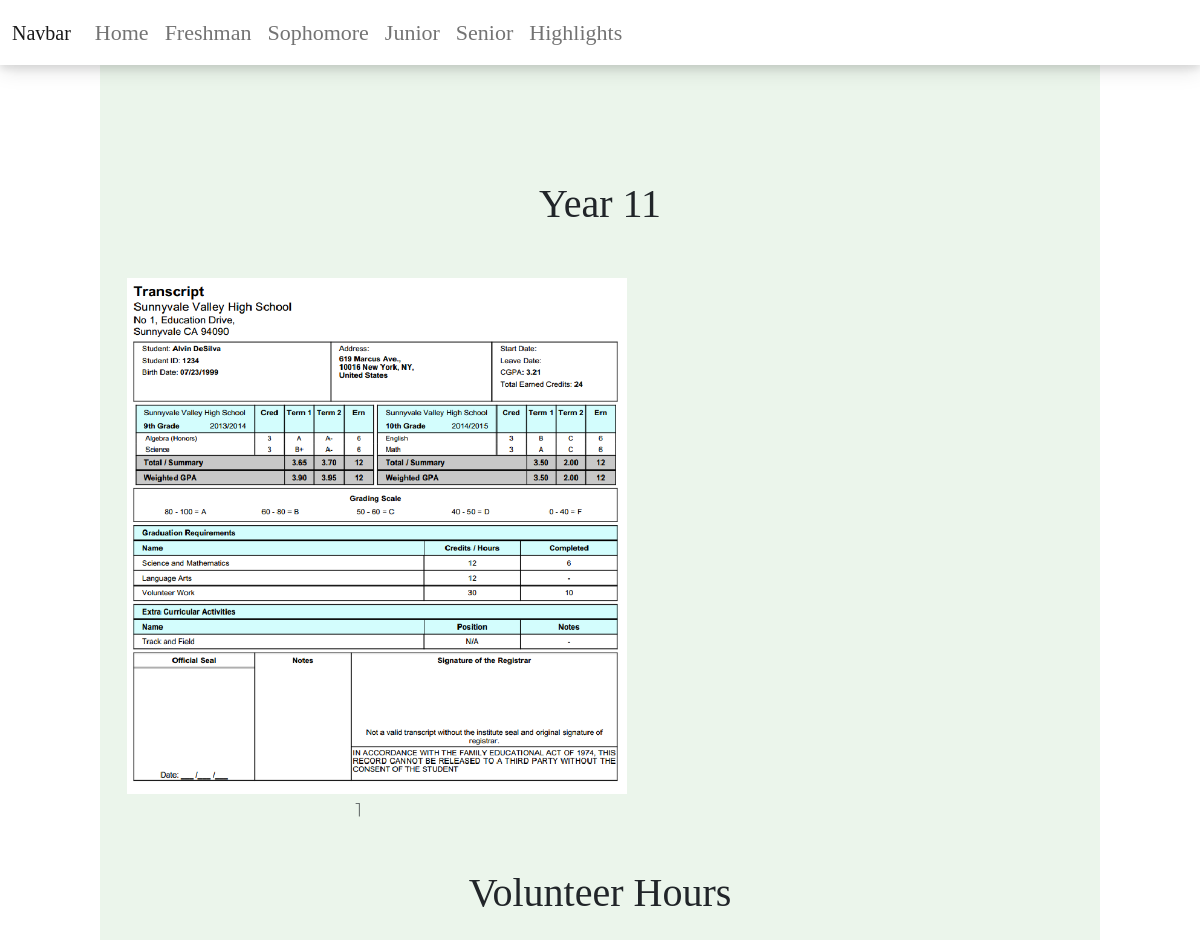
Before: /junior with the older database file.
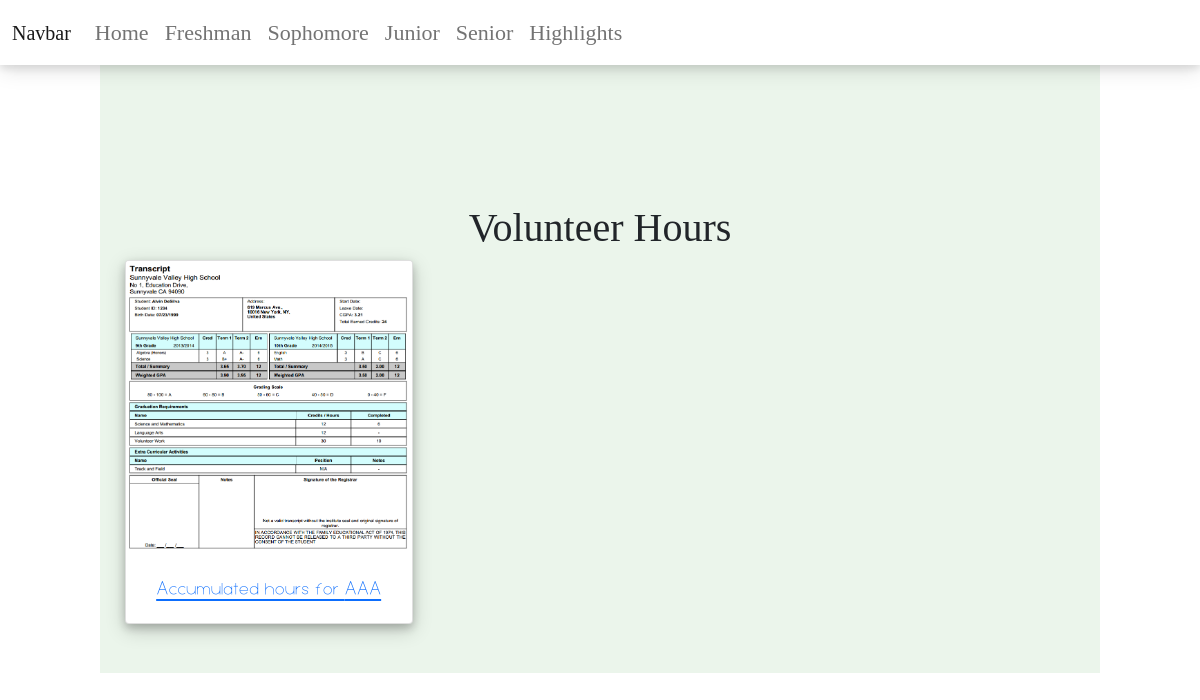
After: the same page with the newer database file.
### projects/models.py (models this page shows)
class SchoolGrade(models.Model):
    year = models.CharField(max_length=20)
    term = models.CharField(max_length=20)
    image = models.CharField(max_length=100)
    description = models.TextField()
    highlights = models.TextField(null=True)

class VolunteerHours(models.Model):
    name = models.CharField(max_length=100)  # textfield doesnt have limit but char does
    hours = models.DecimalField(max_digits=5, decimal_places=2)
    description = models.TextField()
    year = models.CharField(max_length=20)
    image = models.CharField(max_length=100)

### projects/views.py (the view)
def all_grades(request, year):
    year_dict = {
        "freshman": "Year 9",
        "sophomore": "Year 10",
        "junior": "Year 11",
        "senior": "Year 12",
    }
    y = year_dict[year]
    volunteers = VolunteerHours.objects.filter(year=y)
    grades = SchoolGrade.objects.filter(year=y)
    print(grades)
    return render(
        request, "projects/year.html", {"grades": grades, "volunteers": volunteers}
    )

### projects/templates/projects/year.html (shortened to what this page needs)
<!DOCTYPE html>
<html lang="en">
<head>
    <link href="https://cdn.jsdelivr.net/npm/bootstrap@5.1.3/dist/css/bootstrap.min.css" rel="stylesheet">
    {% load static %}
    <link rel='stylesheet' href="{% static 'css/main.css' %}">
</head>
<body>
<nav class="navbar navbar-expand-lg navbar-light navbar-style" style="background-color: ##ffffff; color: #677a69 !important;">
  <div class="container-fluid">
    <a class="navbar-brand" href="#">Navbar</a>
    <div class="collapse navbar-collapse" id="navbarSupportedContent">
      <ul class="navbar-nav me-auto mb-2 mb-lg-0">
        <li class="nav-item">
          <a class="nav-link" aria-current="page" href="https://yumeng-zou-highschool.herokuapp.com/">Home</a>
        </li>
        <li class="nav-item">
          <a class="nav-link" href="freshman">Freshman</a>
        </li>
        <li class="nav-item">
          <a class="nav-link" href="sophomore">Sophomore</a>
        </li>
		  <li class="nav-item">
          <a class="nav-link" href="junior">Junior</a>
        </li>
		  <li class="nav-item">
          <a class="nav-link" href="senior">Senior</a>
        </li>
		  <li class="nav-item">
          <a class="nav-link" href="highlights">Highlights</a>
        </li>
      </ul>
    </div>
  </div>
</nav>
{% load static %}
	<div style ="margin: 0px 100px 0px 100px; text-align: center; background-color: #ebf5eb; padding: 15px; padding-top:90px;">
		<div style="margin: 90px 0px 50px 0px">
        <h1>{{grades.0.year}}</h1>
        </div>
	<div class="container">
	  <div class="row">
          {% for grade in grades%}
		  <div class="col-6">
			<img src={% static grade.image%} width="500">
              <p>{{grade.term}}</p>
              </div>
          {%endfor%}
	  </div>
	</div>
	<br>
<div style="text-align: center">
	<h1>Volunteer Hours</h1>
    <div class="row row-cols-1 row-cols-md-3">
	{% for v in volunteers%}
         <div class="col mb-4">
	<div class="card volunteer-card" style="width: 18rem; margin: 0 auto; float: none; margin-bottom: 10px;">
       <a href={{v.description}} target="_blank">
  <img src={% static v.image%} class="card-img-top" alt="...">
  <div class="card-body">
    <p class="card-text">Accumulated hours for {{v.name}}</p>
  </div>
       </a>
</div>
             </div>
	{%endfor%}
	</div>
	</div>
    </div>
</body>
</html>

Changed rows visible on the page:
removed SchoolGrade: year "Year 11", image (picture), term "1"
added VolunteerHours: image (picture), name "AAA"
